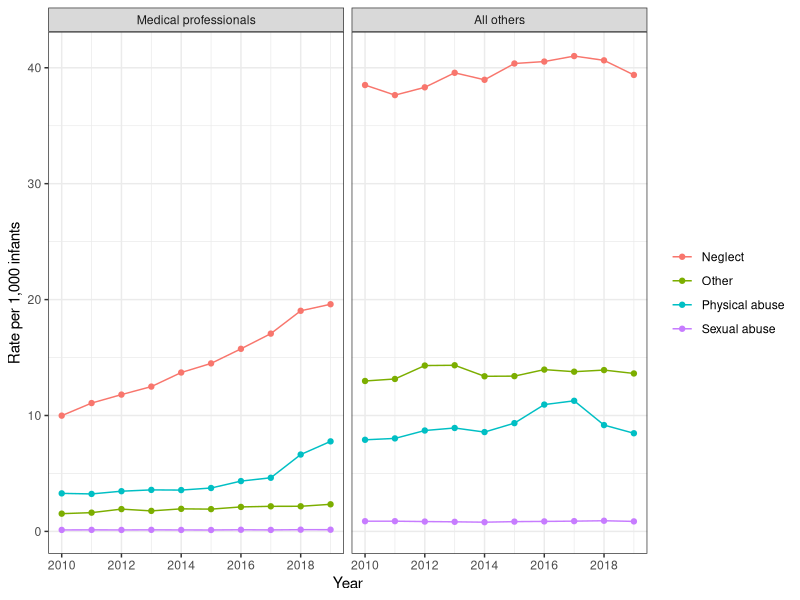
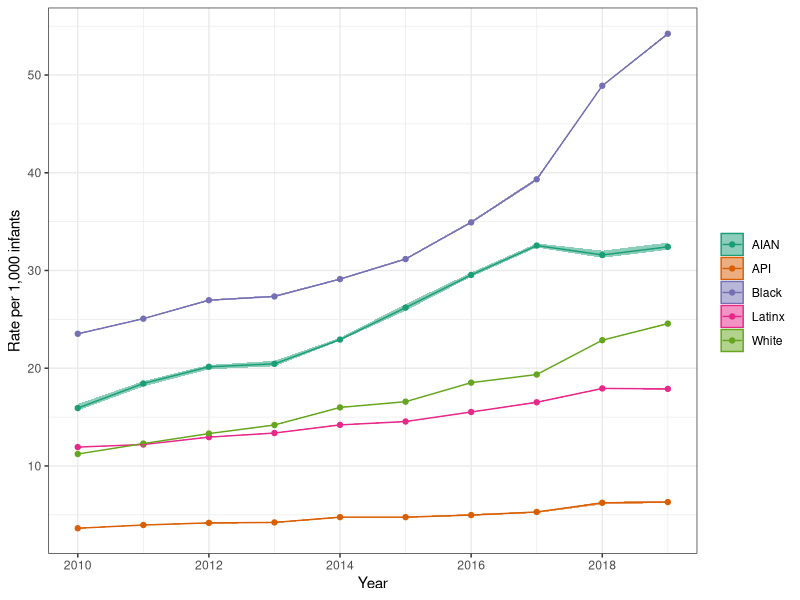
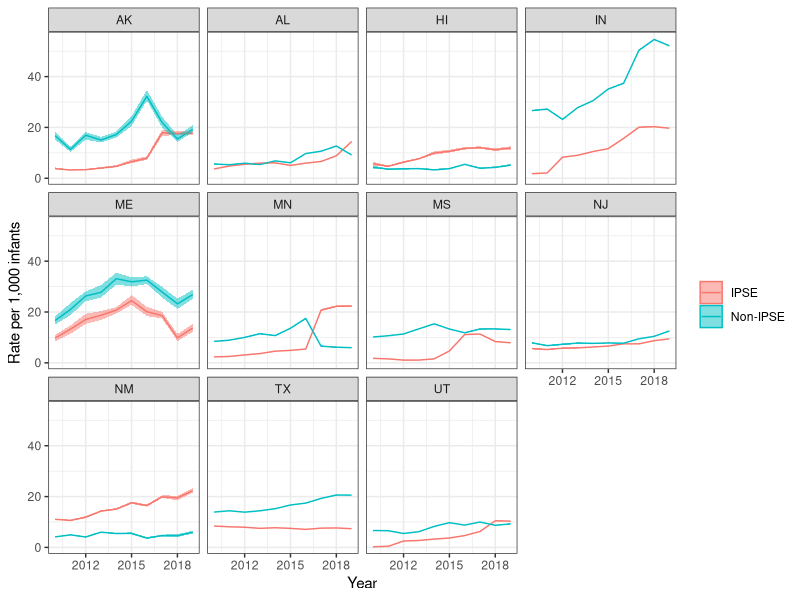
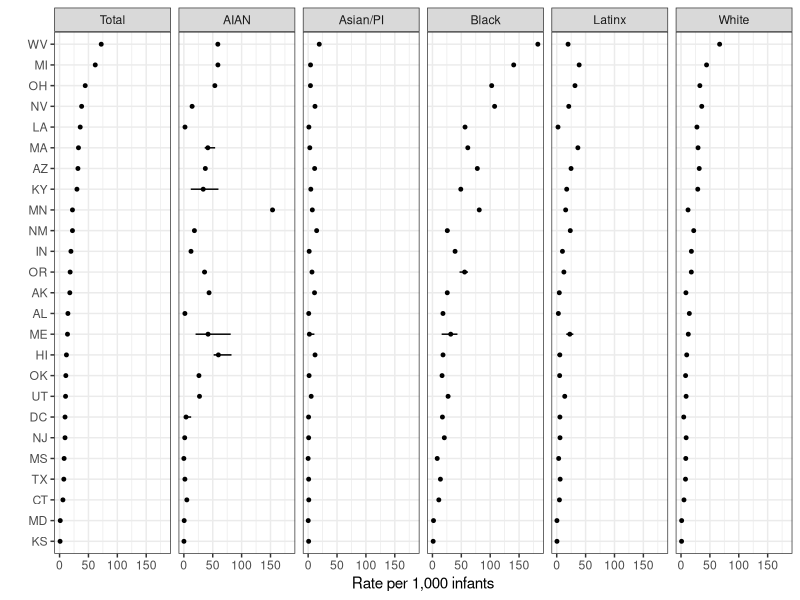
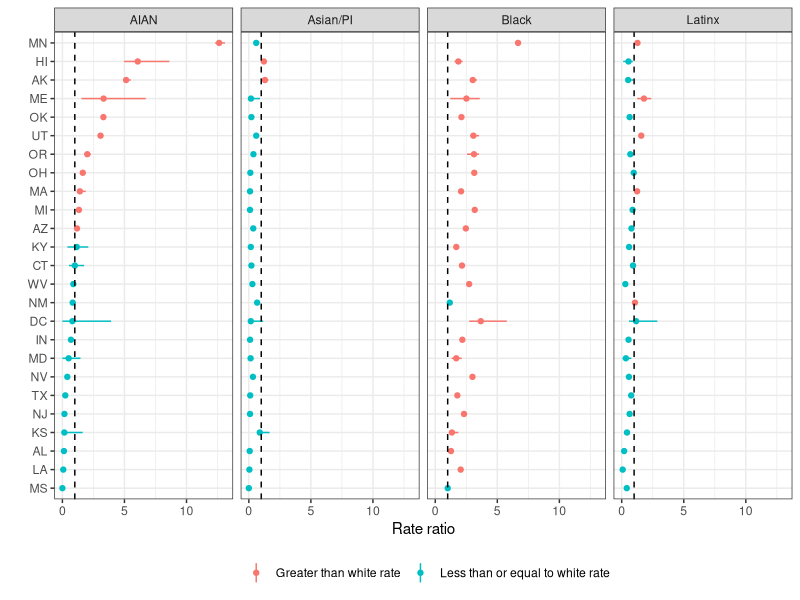
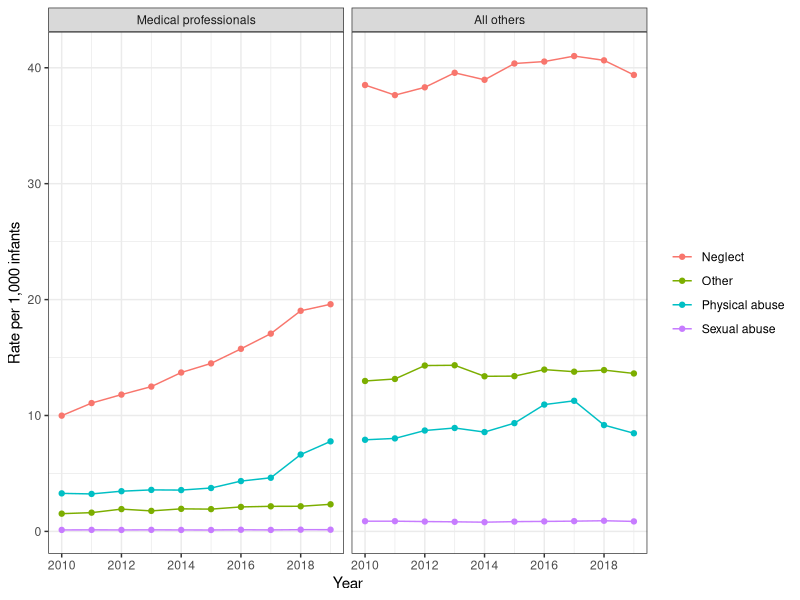
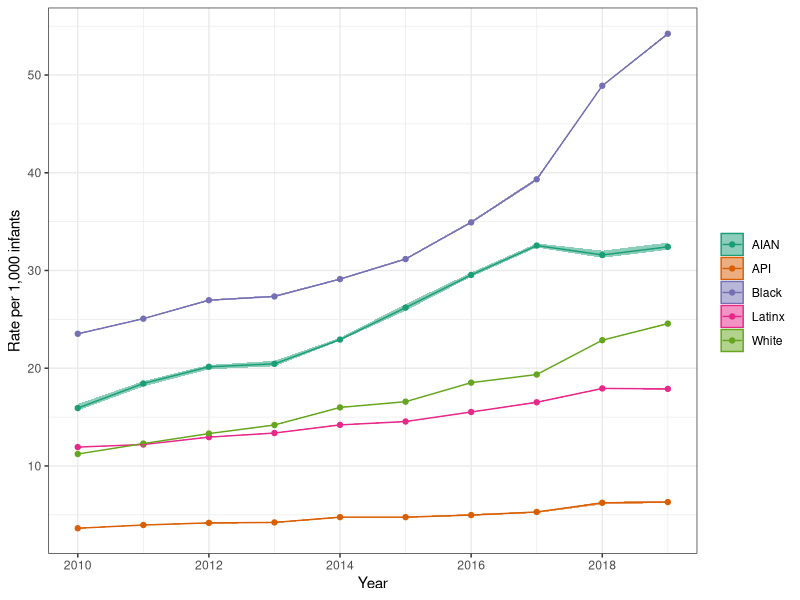
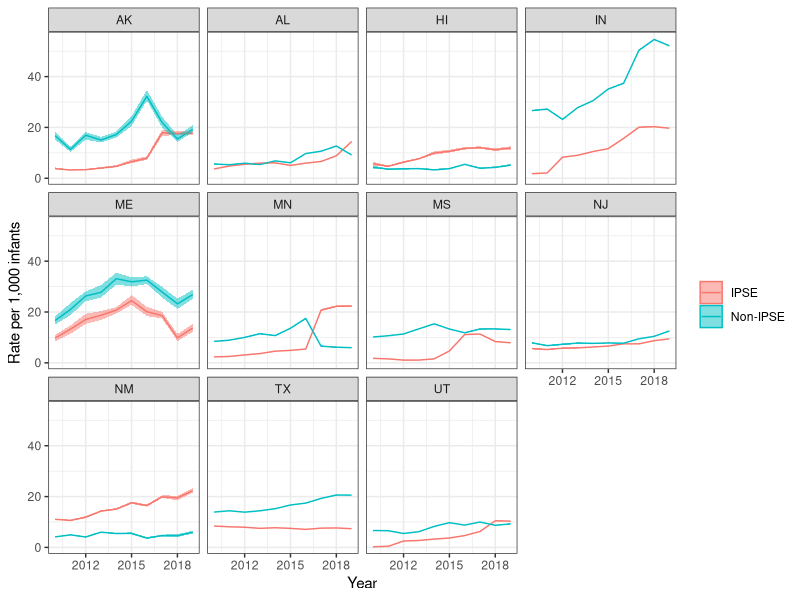

R code for these plots, in order:
# figures.r ---------------------------------------------------------------
# project: med_ipse_surveillance ------------------------------------------
# Author: Frank Edwards
# Email:  frank.edwards@rutgers.edu
#
# Creates figures for med_ipse_surveillance manuscript
#
# log: pre-review cleanup (6/8/22)
#


# load packages -----------------------------------------------------------

library(tidyverse)
library(knitr)
library(gridExtra)
library(scales)
library(RColorBrewer)

theme_set(theme_bw())


# figure 1 ----------------------------------------------------------------

ncands_med<-read_csv("./data/fig1_dat.csv")
ncands_med<-ncands_med %>% 
  mutate(medical_rptsrc = factor(medical_rptsrc,
                       levels = c("Medical professionals",
                                  "All others")))

ggplot(ncands_med, 
       aes(x = year, y = rate_mean, 
           ymin = rate_min,
           ymax = rate_max,
           color = type)) +
  geom_point() + 
  geom_line() + 
  facet_wrap(~medical_rptsrc) + 
  labs(x = "Year", y = "Rate per 1,000 infants", color = "Alleged type of\nmaltreatment") + 
  theme(legend.title = element_blank()) + 
  scale_x_continuous(breaks=c(2010, 2012, 2014, 2016, 2018)) 

ggsave("./vis/fig1.png", width = 6, height = 4)


### text call outs
ncands_med %>% 
  group_by(medical_rptsrc, year) %>% 
  summarise(n_mean = sum(n_mean),
            n_min = sum(n_min),
            n_max = sum(n_max))

# figure 2 ----------------------------------------------------------------

fig_dat<-read_csv("./data/fig2_dat.csv")

ggplot(fig_dat %>% 
         filter(medical_rptsrc==T), 
       aes(x = year,
           y = rate_bar,
           ymin = rate_min,
           ymax = rate_max,
           color = race_ethn,
           fill = race_ethn)) + 
  geom_point() + 
  geom_line() + 
  geom_ribbon(alpha = 0.5, aes(color = NULL)) + 
  scale_x_continuous(breaks=c(2010, 2012, 2014, 2016, 2018))+ 
  scale_fill_brewer(palette = "Dark2") + 
  scale_color_brewer(palette = "Dark2") +
  labs(x = "Year", y = "Rate per 1,000 infants",
       color = "",
       fill = "") + 
  theme_bw()

ggsave("./vis/fig2.png", width = 6, height = 4)


# figure 3 ----------------------------------------------------------------
full_panel<-read_csv("./data/fig3_dat.csv")


ggplot(full_panel %>% 
         filter(race_ethn=="Total") %>% 
         mutate(ipse = ifelse(ipse==1, "IPSE", "Non-IPSE")),
       aes(x = year, y = r_mn,
           ymin = r_min,
           ymax = r_max,
           color = factor(ipse),
           fill = factor(ipse))) + 
  geom_line() + 
  geom_ribbon(aes(color = NULL), alpha = 0.5) + 
  facet_wrap(~state) + 
  scale_x_continuous(breaks=c(2012, 2015, 2018)) + 
  labs(x = "Year", 
       y = "Rate per 1,000 infants", 
       color = "",
       fill = "")

ggsave("./vis/fig3.png", width = 8, height = 4)
  
# figure 4 ----------------------------------------------------------------
dat_19<-read_csv("./data/fig4_dat.csv")

dat_19 <- dat_19 %>% 
  mutate(race_ethn = factor(race_ethn, levels = c("Total", "AIAN", "Asian/PI", "Black", "Latinx", "White"))) 

order<-dat_19 %>% 
  filter(race_ethn=="Total") %>% 
  arrange(r_mn) %>% 
  mutate(ord = 1:n()) %>% 
  select(state, ord)

dat_19<-dat_19 %>% 
  mutate(state = factor(state, levels = order$state))
ggplot(dat_19,
       aes(x = state, 
           y = r_mn,
           ymin = r_min,
           ymax = r_max)) + 
  geom_point(size = 1) +
  geom_linerange() + 
  facet_wrap(~race_ethn, nrow = 1) + 
  coord_flip() + 
  labs(y = "Rate per 1,000 infants", x= "", color = "")

ggsave("./vis/fig4.png", width = 8, height = 4)

### in-text call outs
dat_19 %>% 
  group_by(race_ethn) %>% 
  summarize(rate = sum(n_mn) / sum(pop) * 1e3)
             
# figure 5 ----------------------------------------------------------------
dat_19_disp<-read_csv("./data/fig5_dat.csv")

order<-dat_19_disp %>% 
  filter(race_ethn=="AIAN") %>% 
  arrange(d) %>% 
  mutate(ord = 1:n()) %>% 
  select(state, ord)

dat_19_disp<-dat_19_disp %>% 
  mutate(state = factor(state, levels = order$state)) %>% 
  mutate(grt1 = ifelse(d_min>1, 
                       "Greater than white rate",
                       "Less than or equal to white rate"))


ggplot(dat_19_disp,
       aes(x = state, 
           y = d,
           ymin = d_min,
           ymax = d_max,
           color = grt1)) + 
  geom_point() +
  geom_linerange() + 
  facet_wrap(~race_ethn, nrow = 1) + 
  coord_flip() + 
  geom_hline(yintercept = 1, lty = 2) + 
  labs(y = "Rate ratio", x= "", color = "") + 
  theme(legend.position = "bottom")

ggsave("./vis/fig5.png", width = 8, height = 4)

